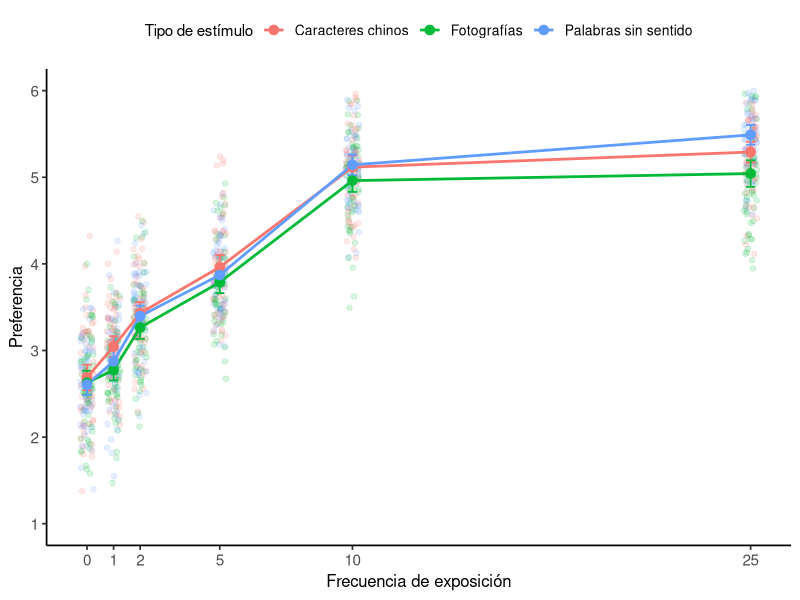

Recreate this plot in R.
## ---- chunk 1

library(tidyverse)

set.seed(123)

n_participantes <- 60

medias_esperadas <- tribble(
  ~frecuencia, ~estimulo, ~media_esperada,
  
  0,  "Palabras sin sentido", 2.65,
  1,  "Palabras sin sentido", 2.85,
  2,  "Palabras sin sentido", 3.35,
  5,  "Palabras sin sentido", 4.05,
  10, "Palabras sin sentido", 5.05,
  25, "Palabras sin sentido", 5.45,
  
  0,  "Caracteres chinos", 2.70,
  1,  "Caracteres chinos", 2.95,
  2,  "Caracteres chinos", 3.40,
  5,  "Caracteres chinos", 3.95,
  10, "Caracteres chinos", 5.15,
  25, "Caracteres chinos", 5.35,
  
  0,  "Fotografías", 2.60,
  1,  "Fotografías", 2.80,
  2,  "Fotografías", 3.15,
  5,  "Fotografías", 3.70,
  10, "Fotografías", 4.90,
  25, "Fotografías", 5.10
)

datos <- expand_grid(
  id = 1:n_participantes,
  frecuencia = c(0, 1, 2, 5, 10, 25),
  estimulo = c(
    "Palabras sin sentido",
    "Caracteres chinos",
    "Fotografías"
  )
) %>%
  left_join(
    medias_esperadas,
    by = c("frecuencia", "estimulo")
  ) %>%
  mutate(
    evaluacion = rnorm(n(), mean = media_esperada, sd = 0.50),
    evaluacion = pmin(pmax(evaluacion, 1), 7)
  )

resumen <- datos %>%
  group_by(frecuencia, estimulo) %>%
  summarise(
    n = sum(!is.na(evaluacion)),
    media = mean(evaluacion, na.rm = TRUE),
    sd = sd(evaluacion, na.rm = TRUE),
    se = sd / sqrt(n),
    ic95 = qt(.975, df = n - 1) * se,
    li = media - ic95,
    ls = media + ic95,
    .groups = "drop"
  )

ggplot() +
  geom_point(
    data = datos,
    aes(
      x = frecuencia,
      y = evaluacion,
      color = estimulo
    ),
    alpha = .15,
    size = 1.6,
    position = position_jitter(width = .25, height = 0)
  ) +
  geom_errorbar(
    data = resumen,
    aes(
      x = frecuencia,
      ymin = li,
      ymax = ls,
      color = estimulo
    ),
    width = .35,
    linewidth = .6
  ) +
  geom_line(
    data = resumen,
    aes(
      x = frecuencia,
      y = media,
      group = estimulo,
      color = estimulo
    ),
    linewidth = .95
  ) +
  geom_point(
    data = resumen,
    aes(
      x = frecuencia,
      y = media,
      color = estimulo
    ),
    size = 2.9
  ) +
  scale_x_continuous(
    breaks = c(0, 1, 2, 5, 10, 25)
  ) +
  scale_y_continuous(
    limits = c(1, 6),
    breaks = 1:6
  ) +
  labs(
    x = "Frecuencia de exposición",
    y = "Preferencia",
    color = "Tipo de estímulo"
  ) +
  theme_classic(base_size = 13) +
  theme(
    legend.position = "top",
    legend.title = element_text(size = 11),
    legend.text = element_text(size = 10),
    axis.title = element_text(size = 12),
    axis.text = element_text(size = 11)
  )
